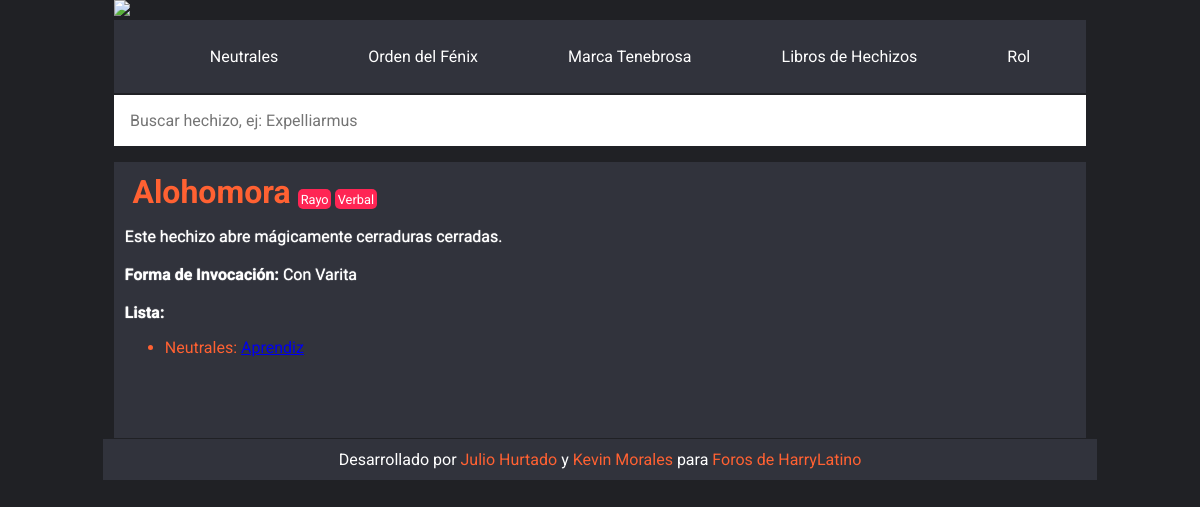
The page /spell/alohomora/ on the database its author committed.
### spells/models.py (models this page shows, shortened)
class Group(models.Model):
    name_choices = (
        ('Neutrales', 'Neutrales'),
        ('Orden del Fénix', 'Orden del Fénix'),
        ('Marca Tenebrosa', 'Marca Tenebrosa'),
        ('Libros de Hechizos', 'Libros de Hechizos'),
    )
    name = models.CharField(max_length=64, choices=name_choices, unique=True)
    slug = models.SlugField(allow_unicode=True, max_length=100, editable=False)
    def __str__(self):
        return self.name

class Spell(models.Model):
    name = models.CharField(max_length=64, unique=True)
    slug = models.SlugField(allow_unicode=True, max_length=100, editable=False)
    description = models.TextField()
    range = models.ManyToManyField(Range)
    type_choices = (
        ('e', 'Efecto'),
        ('r', 'Rayo'),
        ('i', 'Invocación'),
        ('o', 'Invocación - Efecto'),
        ('ei', 'Efecto - Invocación'),
        ('eq', 'Equipable'),
        ('om', 'Onda Mágica'),
        ('ro', 'Rolistico'),
    )
    method_choices = (
        ('V', 'Verbal'),
        ('N', 'No Verbal'),
        ('R', 'Rolistico'),
    )
    object_choices = (
        ('V', 'Con Varita'),
        ('N', 'Sin Varita'),
        ('O', 'Objeto'),
    )
    type = models.CharField(max_length=2, choices=type_choices, default='e')
    method = models.CharField(max_length=1, choices=method_choices, default='V')
    object = models.CharField(max_length=1, choices=object_choices, default='V')
    battles = models.BooleanField(default=True)

class Range(models.Model):
    name = models.CharField(max_length=64)
    group = models.ForeignKey(Group, on_delete=models.CASCADE)
    slug = models.SlugField(allow_unicode=True, max_length=100, editable=False)

### spells/views.py (the view)
class SpellDetailView(DetailView):
    model = Spell
    template_name = 'spells/spell_detail.html'
    slug_field = 'slug'
    context_object_name = 'spell'
    order_by = 'range'
    def get_context_data(self, **kwargs):
        context = super(SpellDetailView, self).get_context_data(**kwargs)
        context['categories'] = Group.objects.all().order_by('id')
        context['ranges'] = Range.objects.all().order_by('id')
        return context

### spells/templates/spells/spell_detail.html (shortened to what this page needs)
{% extends "base.html" %}
{% block content %}
<div class="Spells">
    <article class="Spells-detail">
        <h1 class="Spells-title">{{ spell.name }}</h1><span class="Spells-type">{{ spell.get_type_display }}</span>
                                                        <span class="Spells-type">{{ spell.get_method_display }}</span>
        <p class="Spells-description">
            {{ spell.description|linebreaksbr }}
            <br><br><strong>Forma de Invocación:</strong> {{ spell.get_object_display}}
            <br><br><strong>Lista: </strong>
            <ul>
                {% for range in spell.range.all %}
                    <li>{{ range.group }}: <a href="{% url 'Spell:spell_range' range.group.slug range.slug %}">{{ range.name }}</a></li>
                {% endfor %}
            </ul>
            <br><br>
        </p>
    </article>
</div>
{% endblock content %}

### spells/templates/base.html (shortened to what this page needs)
{% load static %}
<!DOCTYPE html>
<html lang="en">
<head>
    <link rel="stylesheet" href="{% static "css/styles.css" %}">
    <link rel="stylesheet" href="{% static "css/normalize.css" %}">
</head>
<body>
    <header class="Header">
        <a href="/" class="Header-container">
            <img class="Header-image" src="https://i.imgur.com/qH0xY1I.png">
        </a>
    </header>
    <nav class="Menu">
        <ul class="Menu-list">
            {% for category in categories %}
                {% if rol %}
                    <li class="Menu-item"><a href="{% url 'Spell:spell_category_rol' category.slug %}" class="Menu-title">{{ category.name }}</a></li>
                {% else %}
                    <li class="Menu-item"><a href="{% url 'Spell:spell_category' category.slug %}" class="Menu-title">{{ category.name }}</a></li>
                {% endif %}
            {% endfor %}
                {% if rol %}
                    <li class="Menu-item"><a href="{% url 'Spell:spell_list'%}" class="Menu-title">Batallas</a></li>
                {% else %}
                    <li class="Menu-item"><a href="{% url 'Spell:spell_list_rol'%}" class="Menu-title">Rol</a></li>
                {% endif %}
        </ul>
    </nav>
    <section class="Search">
    	<article class="Search-bar">
            <input type="text" class="Search-input" placeholder="Buscar hechizo, ej: Expelliarmus" aria-describedby="sizing-addon1" id="busqueda">
    	</article>
    </section>
    <section>
    	{% block content %}
	    {% endblock content %}
    </section>
    <footer class="Footer">
    	Desarrollado por <a href="http://www.harrylatino.org/user/102763-bastian-karkarov-malfoy/" target="_blank">Julio Hurtado</a> y <a href="http://www.harrylatino.org/user/42757-uzziel-fined/" target="_blank">Kevin Morales</a> para <a href="http://www.harrylatino.org/" target="_blank">Foros de HarryLatino</a>
    </footer>
</body>
</html>

### spells/static/css/styles.css (style rules this page uses)
.Header { display: flex; justify-content: center; }
.Header-container { width: 90%; }
.Header-image { width: 100%; }
.Menu { margin: 0 auto; background-color: #31333c; width: 88%; padding: 1%; }
.Menu-list { display: flex; list-style: none; justify-content: space-around; }
.Menu-item { margin: 0; }
.Menu-title { text-decoration: none; color: #fff; }
.Search { margin: 0.2% 5% 1% 5%; }
.Search-bar { display: flex; justify-content: center; align-items: center; }
.Search-input { width: 100%; padding: 1em; border: none; }
.Spells { display: flex; flex-direction: column; align-items: center; }
.Spells-detail { padding: 1%; margin: 0.1% 0; width: 88%; color: #ff6132; background-color: #31333c; text-decoration: none; }
.Spells-title { color: #ff6132; display: inline; margin: 0.8%; }
.Spells-type { font-size: 80%; background-color: #ff2554; color: #fff; padding: 0.2em; border-radius: 5px; }
.Spells-description { color: #fff; text-align: justify; text-shadow: 0 0 1px #fff; }
.Footer { max-width: 90%; background-color: #31333c; text-align: center; padding: 1%; font-size: 1em; margin: 0 auto; }
.Footer a { text-decoration: none; color: #ff6132; }

### rows shown on the page
Group: name "Neutrales"
Group: name "Orden del Fénix"
Group: name "Marca Tenebrosa"
Group: name "Libros de Hechizos"
Spell: name "Alohomora", type "Rayo", method "Verbal", description "Este hechizo abre mágicamente cerraduras cerradas.", object "Con Varita"
Range: group "Neutrales", name "Aprendiz"
